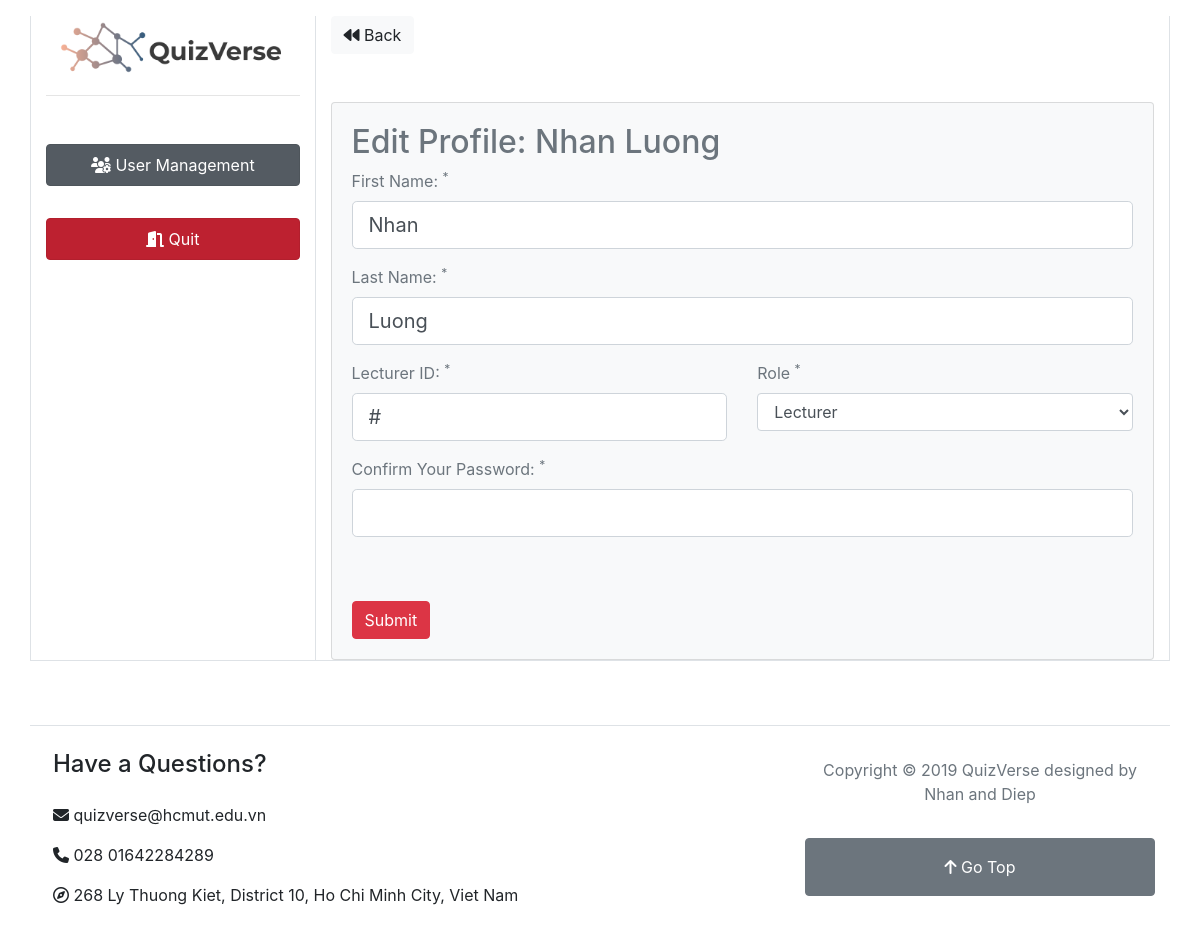
The page /users/adminedit/4 (signed in) on the database its author committed.
### tables this page shows
CREATE TABLE `users` (
  `id` int(11) NOT NULL,
  `fname` varchar(255) NOT NULL,
  `lname` varchar(255) NOT NULL,
  `email` varchar(255) NOT NULL,
  `password` varchar(255) NOT NULL,
  `dob` date NOT NULL,
  `phone` varchar(255) NOT NULL,
  `lid` varchar(255) NOT NULL,
  `faculty` varchar(255) NOT NULL,
  `role` varchar(255) NOT NULL DEFAULT 'lecturer',
  `avatar` varchar(255) NOT NULL
);

### app/libraries/Core.php (called while the page is built, shortened)
<?php
    class Core {
        protected $currentMethod = 'index';
        public function __construct(){
            $url = $this->getUrl();
            if(file_exists('../app/controllers/' . ucwords($url[0]) . '.php')){
                unset($url[0]);
            }
            $this->currentController = new $this->currentController;
            if (isset($url[1])){
                if(method_exists($this->currentController, $url[1])){
                    $this->currentMethod = $url[1];
                    unset($url[1]);
                }
            }
            $this->params = $url ? array_values($url) : [];
            call_user_func_array([$this->currentController, $this->currentMethod], $this->params);
        }
        public function getUrl(){
            if(isset($_GET['url'])){
                $url = rtrim($_GET['url'], '/');
                $url = filter_var($url, FILTER_SANITIZE_URL);
                $url = explode('/', $url);
                return $url;
            }
        }
    }

### public/index.php (called while the page is built, shortened)
<?php
    $init = new Core;

### app/libraries/Database.php (called while the page is built, shortened)
<?php
class Database
{
    private $host = DB_HOST;
    private $user = DB_USER;
    private $pass = DB_PASS;
    private $dbname = DB_NAME;
    private $dbh;
    private $stmt;
    public function __construct()
    {
        $dsn  = 'mysql:host=' . $this->host . ';dbname=' . $this->dbname;
        $options = array(
            PDO::ATTR_PERSISTENT => true,
            PDO::ATTR_ERRMODE => PDO::ERRMODE_EXCEPTION
        );
        try {
            $this->dbh = new PDO($dsn, $this->user, $this->pass, $options);
        } catch (PDOException $e) {
            $this->error = $e->getMessage();
            echo $this->error;
        }
    }
    public function query($sql)
    {
        $this->stmt = $this->dbh->prepare($sql);
    }
    public function bind($param, $value, $type = null)
    {
        if (is_null(($type))) {
            switch (true) {
                default:
                    $type = PDO::PARAM_STR;
            }
        }
        $this->stmt->bindValue($param, $value, $type);
    }
    public function execute()
    {
        return $this->stmt->execute();
    }
    public function single()
    {
        $this->execute();
        return $this->stmt->fetch(PDO::FETCH_OBJ);
    }
}

### app/models/User.php (called while the page is built, shortened)
<?php
class User
{
    private $db;
    public function __construct()
    {
        $this->db = new Database;
    }
    public function getUserRole(){
        $this->db->query('SELECT * FROM users WHERE id = '. $_SESSION['user_id']);
        $user = $this->db->single();
        return $user->role;
    }
    public function getUserById($id)
    {
        $this->db->query('SELECT * FROM users WHERE id = :id');
        $this->db->bind(':id', $id);
        $row = $this->db->single();
        return $row;
    }
}

### app/views/users/adminedit.php (the view, shortened to what this page needs)
<!DOCTYPE html>
<html lang="en">
<head>
    <link rel="stylesheet" href="https://stackpath.bootstrapcdn.com/bootstrap/4.4.1/css/bootstrap.min.css">
    <link href="https://stackpath.bootstrapcdn.com/font-awesome/4.7.0/css/font-awesome.min.css" rel="stylesheet">
</head>
<body>
    <div class="container-fluid py-3 text-secondary">
        <div class="row">
            <div class="container border-bottom border-right border-left">
                <div class="row">
                    <div class="col-md-3 border-right">
                        <div class="row">
                            <div class="col-md-12">
                                <a href="<?php echo URLROOT; ?>"><img src="<?php echo URLROOT; ?>/img/quizverse2.png" alt="" class="img-fluid"></a>
                            </div>
                        </div>
                        <hr>
                        <div class="row text-secondary">
                            <div class="col-md-12">
                                <ul class="nav flex-column py-3">
                                    <li class="nav-item py-3">
                                        <a class="btn btn-secondary nav-link active" href="<?php echo URLROOT; ?>/users/manage"><i class="fas fa-users-cog"> </i> User Management</a>
                                    </li>
                                    <li class="nav-item py-3">
                                        <a class="btn btn-danger nav-link active" href="<?php echo URLROOT; ?>/users/logout"><i class="fas fa-door-open"></i> Quit</a>
                                    </li>
                                </ul>
                            </div>
                        </div>
                    </div>
                    <div class="col-md-9 text-secondary">
                        <a href="<?php echo URLROOT; ?>/users/manage" class="btn btn-light">
                            <i class="fa fa-backward"></i> Back
                        </a>
                        <div class="card card-body bg-light mt-5">
                            <h2>Edit Profile: <?php echo $data['fname'] . ' ' . $data['lname']; ?></h2>
                            <form action="<?php echo URLROOT; ?>/users/adminedit/<?php echo $data['id']; ?>" method="post">
                                <div class="form-group">
                                    <label for="fname">First Name: <sup>*</sup></label>
                                    <input type="text" name="fname" class="form-control form-control-lg <?php echo (!empty($data['fname_err'])) ? 'is-invalid' : '' ?>" value="<?php echo $data['fname']; ?>" id="fname">
                                </div>
                                <div class="form-group">
                                    <label for="lname">Last Name: <sup>*</sup></label>
                                    <input type="text" name="lname" class="form-control form-control-lg <?php echo (!empty($data['lname_err'])) ? 'is-invalid' : '' ?>" value="<?php echo $data['lname']; ?>" id="lname">
                                </div>
                                <div class="row">
                                    <div class="col-md-6">
                                        <div class="form-group">
                                            <label for="lid">Lecturer ID: <sup>*</sup></label>
                                            <input type="text" name="lid" class="form-control form-control-lg <?php echo (!empty($data['lid_err'])) ? 'is-invalid' : '' ?>" value="<?php echo $data['lid']; ?>" id="lid">
                                        </div>
                                    </div>
                                    <div class="col-md-6">
                                        <div class="form-group">
                                            <label for="role">Role <sup>*</sup></label>
                                            <select name="role" class="form-control <?php echo (!empty($data['role_err'])) ? 'is-invalid' : '' ?>" id="role">
                                                <option value="lecturer" <?php echo $data['role'] == 'lecturer' ? 'selected' : ''; ?>>Lecturer</option>
                                            </select>
                                        </div>
                                    </div>
                                </div>
                                <div class="form-group">
                                    <label for="password">Confirm Your Password: <sup>*</sup></label>
                                    <input type="password" name="password" class="form-control form-control-lg <?php echo (!empty($data['password_err'])) ? 'is-invalid' : '' ?>" id="password" value="">
                                </div>
                                <input type="submit" class="btn btn-danger mt-5" value="Submit">
                            </form>
                        </div>
                    </div>
                </div>
            </div>
        </div>
    </div>
</body>
<?php require APPROOT . '/views/inc/footer.php'; ?>

### rows shown on the page
users: fname "Nhan", lname "Luong", lid "#", role "Lecturer"
